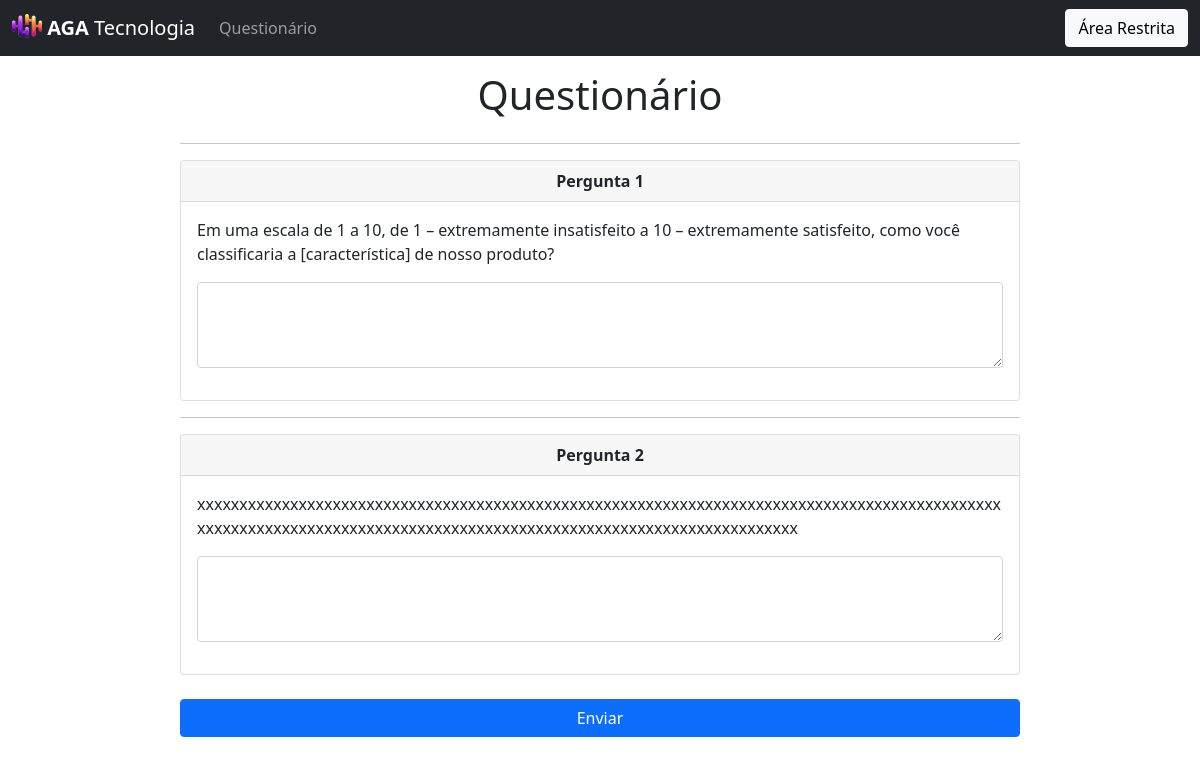
/question, run on an earlier commit of the app's database.
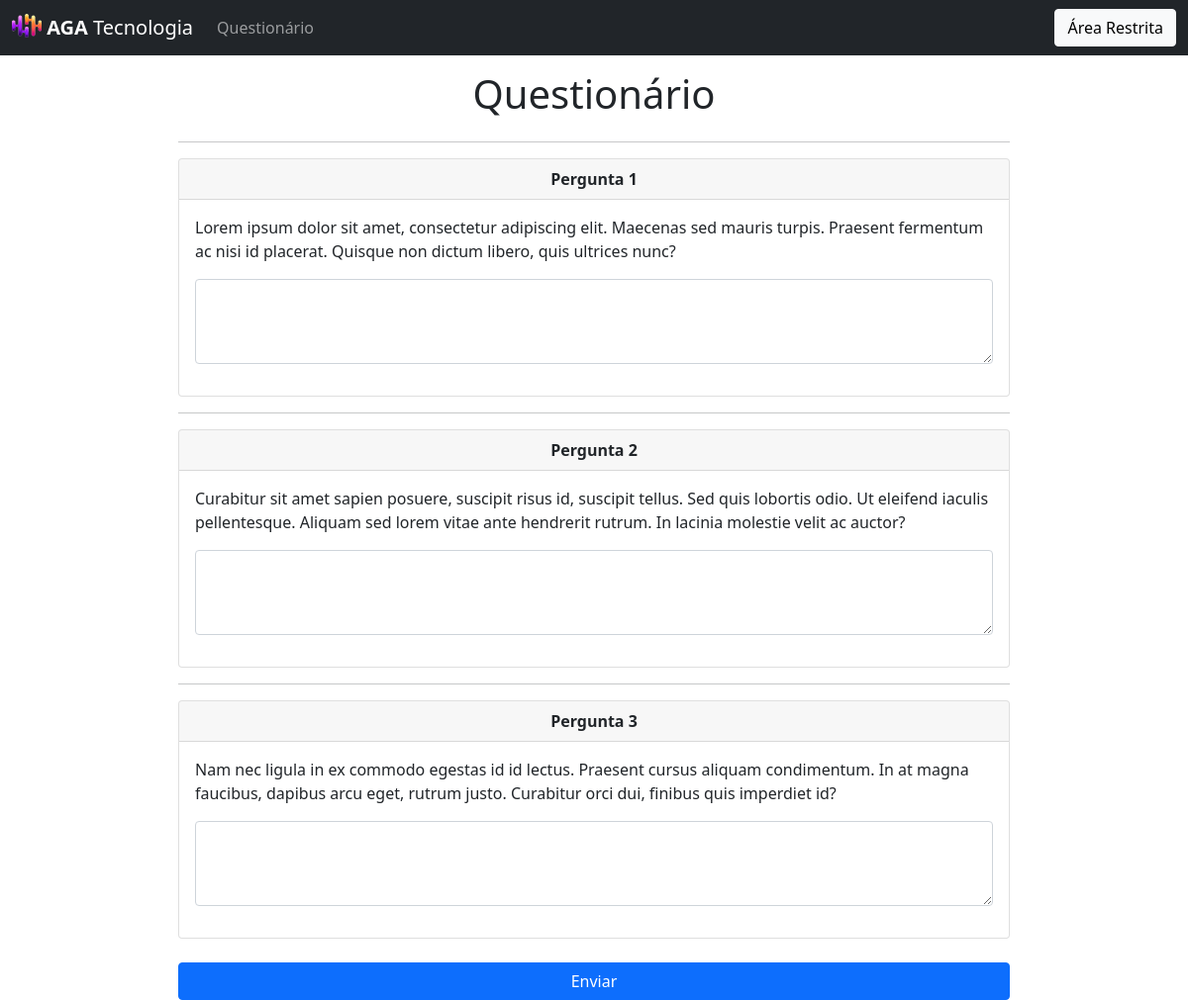
And on a later commit of the database.
### tables this page shows
CREATE TABLE `pergunta` (
  `id` int NOT NULL AUTO_INCREMENT,
  `descricao` text NOT NULL,
  `ativo` char(1) NOT NULL DEFAULT 'S',
  PRIMARY KEY (`id`)
);

### Controller/QuestionController.php (called while the page is built, shortened)
<?php
    class QuestionController extends Controller {
        public static function questionAnswer() {
            $model = new QuestionModel();
            $arr_question = $model->getAllRows();
            include "./View/modules/Question/question_answer.php";
        }
    }

### index.php (called while the page is built, shortened)
<?php
    include "./rotas.php";

### DAO/MySQL.php (called while the page is built)
<?php
    class MySQL extends PDO {
        private $dsn = 'mysql:host=localhost:3307;dbname=agatecnologia_db';
        private $user = "root";
        private $pass = "etecjau";
        public function __construct()
        {
            try {
                return parent::__construct(
                    $this->dsn,
                    $this->user,
                    $this->pass,
                    [PDO::MYSQL_ATTR_INIT_COMMAND =>  "SET NAMES 'UTF8'"]
                );
            } catch (PDOException $e) {
                echo "[X] - Ocorreu um erro inesperado ao tentar se conectar ao MySQL.";
            }
        }
    }

### Model/QuestionModel.php (called while the page is built, shortened)
<?php
    class QuestionModel {
        public function getAllRows() {
            $dao = new QuestionDAO();
            return $dao->getAllRows();
        }
    }

### DAO/QuestionDAO.php (called while the page is built, shortened)
<?php
    class QuestionDAO {
        public $conexao;
        public function __construct()
        {
            include_once 'MySQL.php';
            $this->conexao = new MySQL();
        }
        function getAllRows() {
            $sql = "SELECT * FROM pergunta WHERE ativo = \"S\"";
            $stmt = $this->conexao->prepare($sql);
            $stmt->execute();
            return $stmt->fetchAll(PDO::FETCH_CLASS);
        }
    }

### View/modules/Question/question_answer.php (the view, shortened to what this page needs)
<!DOCTYPE html>
<html lang="pt-br">
<head>
    <?php include "./View/includes/css_config.php" ?>
    <link rel="stylesheet" href="./../../../View/css/question_answer.css">
</head>
<body>
    <header>
        <?php include "./View/includes/cabecalho.php" ?>
    </header>
    <main class="container-question">
        <section class="section-header">
            <h1>Questionário</h1>
        </section>
        <?php if(!count($arr_question) == 0): ?>
          <section class="section-questions">
            <form action="/answer/save" method="POST">
              <?php
                $pos = 1;
              ?>
              <?php foreach($arr_question as $item): ?>
                <hr>
                <div class="card">
                  <div class="card-header">
                    <strong>Pergunta <?= $pos ?></strong>
                  </div>
                  <div class="card-body">
                    <p class="card-text">
                        <?= $item->descricao ?>
                    </p>
                    <div class="mb-3">
                      <textarea name="question_<?= $pos ?>" class="form-control" id="exampleFormControlTextarea1" rows="3"></textarea>
                    </div>
                  </div>
                </div>
                <?php
                  $pos++;
                ?>
              <?php endforeach; ?>
              <br>
              <div class="d-grid gap-2">
                <button class="btn btn-primary" type="submit">Enviar</button>
              </div>
            </form>
          </section>
        <?php else: ?>
          <p>Não existe nenhuma pergunta neste questionário.</p>
        <?php endif; ?>
    </main>
</body>
</html>

What changed in the data, as far as the page shows it:
removed pergunta: descricao "Em uma escala de 1 a 10, de 1 – extremamente insatisfeito a 10 – extremamente satisfeito, como você classificaria a [característica] de nosso produto?"
removed pergunta: descricao "xxxxxxxxxxxxxxxxxxxxxxxxxxxxxxxxxxxxxxxxxxxxxxxxxxxxxxxxxxxxxxxxxxxxxxxxxxxxxxxxxxxxxxxxxxxxxxxxxxxxxxxxxxxxxxxxxxxxxxxxxxxxxxxxxxxxxxxxxxxxxxxxxxxxxxxxxxxxxxxxxxxxxx"
added pergunta: descricao "Lorem ipsum dolor sit amet, consectetur adipiscing elit. Maecenas sed mauris turpis. Praesent fermentum ac nisi id placerat. Quisque non dictum libero, quis ultrices nunc?"
added pergunta: descricao "Curabitur sit amet sapien posuere, suscipit risus id, suscipit tellus. Sed quis lobortis odio. Ut eleifend iaculis pellentesque. Aliquam sed lorem vitae ante hendrerit rutrum. In lacinia molestie velit ac auctor?"
added pergunta: descricao "Nam nec ligula in ex commodo egestas id id lectus. Praesent cursus aliquam condimentum. In at magna faucibus, dapibus arcu eget, rutrum justo. Curabitur orci dui, finibus quis imperdiet id?"
